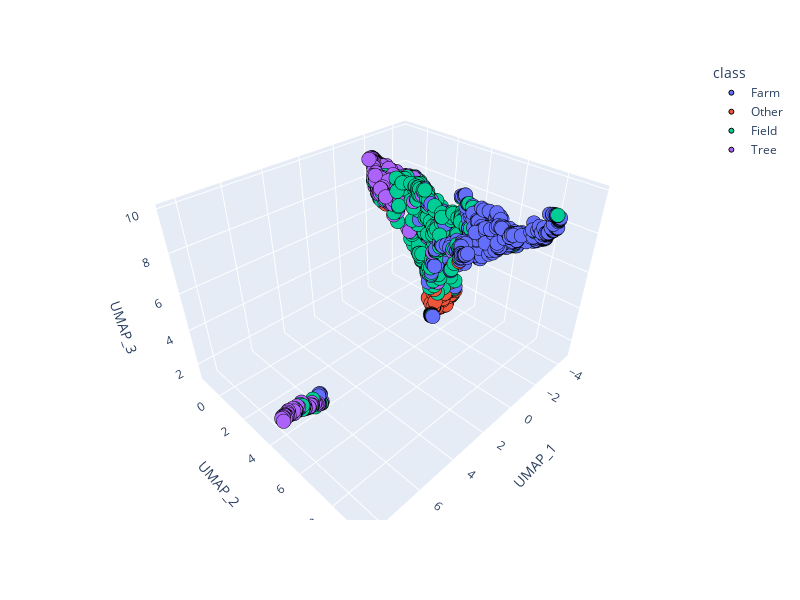

Notebook source saved alongside this figure:
### Code cell
fig = px.scatter_3d(
    X_umap_df,
    x="UMAP_1",
    y="UMAP_2",
    z="UMAP_3",
    color="class",
    width=800, height=600
)
fig.update_traces(marker=dict(size=5, line=dict(width=1, color='black')))
fig.show()

### Figure 1 — Plotly figure (JSON) as saved in the notebook; plotly's stock layout.template omitted (floating-point values rounded to 4 significant figures; data arrays with more than 128 entries replaced by an {"elided": "..."} marker saying what was removed)
{"data": [{"hovertemplate": "class=Farm<br>UMAP_1=%{x}<br>UMAP_2=%{y}<br>UMAP_3=%{z}<extra></extra>", "legendgroup": "Farm", "marker": {"color": "#636efa", "line": {"color": "black", "width": 1}, "size": 5, "symbol": "circle"}, "mode": "markers", "name": "Farm", "scene": "scene", "showlegend": true, "type": "scatter3d", "x": {"elided": "647 float values"}, "y": {"elided": "647 float values"}, "z": {"elided": "647 float values"}}, {"hovertemplate": "class=Other<br>UMAP_1=%{x}<br>UMAP_2=%{y}<br>UMAP_3=%{z}<extra></extra>", "legendgroup": "Other", "marker": {"color": "#EF553B", "line": {"color": "black", "width": 1}, "size": 5, "symbol": "circle"}, "mode": "markers", "name": "Other", "scene": "scene", "showlegend": true, "type": "scatter3d", "x": {"elided": "215 float values"}, "y": {"elided": "215 float values"}, "z": {"elided": "215 float values"}}, {"hovertemplate": "class=Field<br>UMAP_1=%{x}<br>UMAP_2=%{y}<br>UMAP_3=%{z}<extra></extra>", "legendgroup": "Field", "marker": {"color": "#00cc96", "line": {"color": "black", "width": 1}, "size": 5, "symbol": "circle"}, "mode": "markers", "name": "Field", "scene": "scene", "showlegend": true, "type": "scatter3d", "x": {"elided": "607 float values"}, "y": {"elided": "607 float values"}, "z": {"elided": "607 float values"}}, {"hovertemplate": "class=Tree<br>UMAP_1=%{x}<br>UMAP_2=%{y}<br>UMAP_3=%{z}<extra></extra>", "legendgroup": "Tree", "marker": {"color": "#ab63fa", "line": {"color": "black", "width": 1}, "size": 5, "symbol": "circle"}, "mode": "markers", "name": "Tree", "scene": "scene", "showlegend": true, "type": "scatter3d", "x": {"elided": "401 float values"}, "y": {"elided": "401 float values"}, "z": {"elided": "401 float values"}}], "layout": {"height": 600, "legend": {"title": {"text": "class"}, "tracegroupgap": 0}, "margin": {"t": 60}, "scene": {"domain": {"x": [0, 1], "y": [0, 1]}, "xaxis": {"title": {"text": "UMAP_1"}}, "yaxis": {"title": {"text": "UMAP_2"}}, "zaxis": {"title": {"text": "UMAP_3"}}}, "width": 800}}
